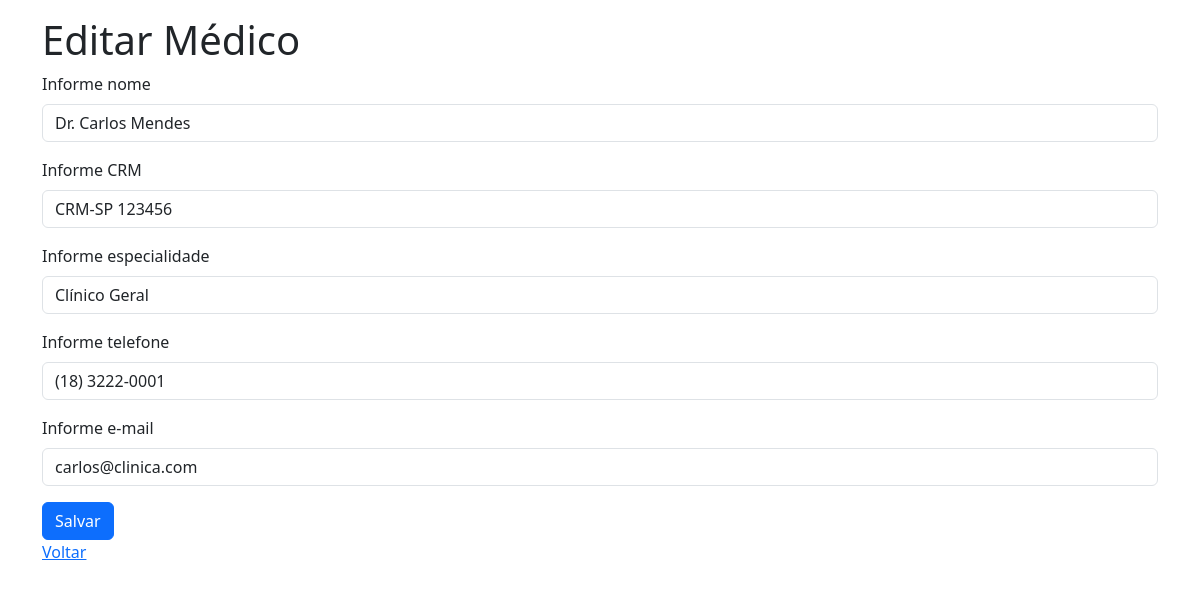
The app's page /editar_medicos.php?id=1 with its own data.
### tables this page shows
CREATE TABLE medicos (
    id INT AUTO_INCREMENT PRIMARY KEY,
    nome VARCHAR(100) NOT NULL,
    crm VARCHAR(20) NOT NULL UNIQUE,
    especialidade VARCHAR(60) NOT NULL,
    telefone VARCHAR(20) NOT NULL,
    email VARCHAR(100) NOT NULL
);

### editar_medicos.php (the view, shortened to what this page needs)
<!doctype html>
<html lang="pt-BR">
<head>
<link href="https://cdn.jsdelivr.net/npm/bootstrap@5.3.0/dist/css/bootstrap.min.css" rel="stylesheet">
</head>
<body>
<div class="container py-3">
<?php
require_once("conexao.php");
$id = $_GET['id'] ?? $_POST['id'] ?? 0;
$stmt = $con->prepare("SELECT * FROM medicos WHERE id = :id");
$stmt->bindParam(":id", $id);
$stmt->execute();
$r = $stmt->fetch(PDO::FETCH_ASSOC);
?>
<h1>Editar Médico</h1>
<form method="post">
<div class="mb-3">
<label for="nome" class="form-label">Informe nome</label>
<input type="text" id="nome" name="nome" class="form-control" required value="<?= htmlspecialchars($r['nome']) ?>">
</div>
<div class="mb-3">
<label for="crm" class="form-label">Informe CRM</label>
<input type="text" id="crm" name="crm" class="form-control" required value="<?= htmlspecialchars($r['crm']) ?>">
</div>
<div class="mb-3">
<label for="especialidade" class="form-label">Informe especialidade</label>
<input type="text" id="especialidade" name="especialidade" class="form-control" required value="<?= htmlspecialchars($r['especialidade']) ?>">
</div>
<div class="mb-3">
<label for="telefone" class="form-label">Informe telefone</label>
<input type="text" id="telefone" name="telefone" class="form-control" required value="<?= htmlspecialchars($r['telefone']) ?>">
</div>
<div class="mb-3">
<label for="email" class="form-label">Informe e-mail</label>
<input type="email" id="email" name="email" class="form-control" required value="<?= htmlspecialchars($r['email']) ?>">
</div>
<button type="submit" class="btn btn-primary">Salvar</button>
</form>
<a href="index_medicos.php">Voltar</a>
</div>
</body>
</html>

### records on screen
medicos: nome "Dr. Carlos Mendes", crm "CRM-SP 123456", especialidade "Clínico Geral", telefone "(18) 3222-0001", email "carlos@clinica.com"
